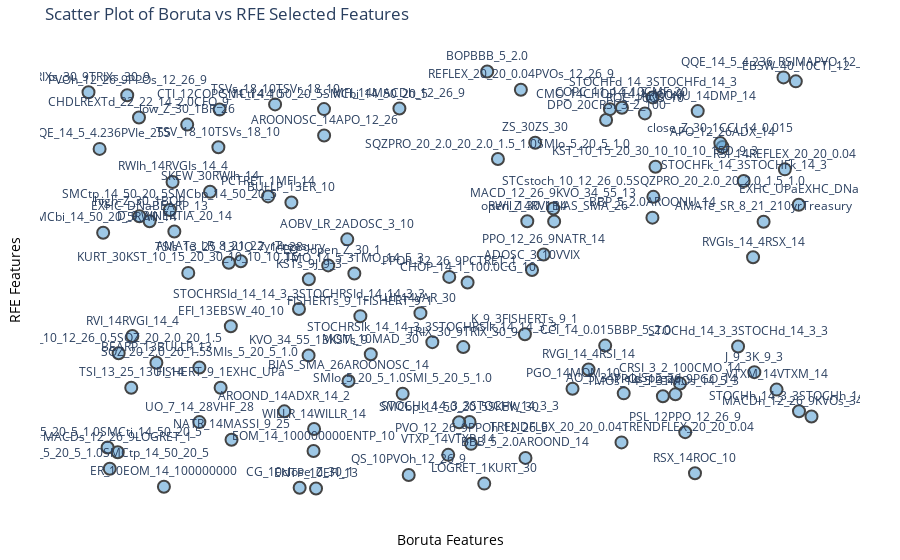

Notebook code cell kept with this figure:
### Markdown cell above
###### Feature selection - Wrapper Method: Boruta and Recursive Forward Elimination (RFE)

### Code cell
feat_select = FeaturesSelection(new_ft2, testsize = 0.20) #instantiate the FeaturesSelection subclass, providing dataframe from above, with the days column transformed as required input parameters, and the testsize as an optional input parameter as well. Default testsize is 0.20.
feat1 = feat_select.wrapper_boruta(max_iter=200) # Invoke the wrapper_boruta method within the FeaturesSelection subclass.

#The wrapper_boruta method

### Figure 1 — Plotly figure (JSON) as saved in the notebook; plotly's stock layout.template omitted (floating-point values rounded to 4 significant figures)
{"data": [{"hovertemplate": "Boruta Position=%{x}<br>RFE Position=%{y}<br>Feature=%{text}<extra></extra>", "legendgroup": "", "marker": {"color": "rgba(93, 164, 214, 0.6)", "symbol": "circle", "line": {"width": 2}, "size": 12}, "mode": "markers+text", "name": "", "orientation": "v", "showlegend": false, "text": ["FISHERTs_9_1FISHERT_9_1", "RSI_14REFLEX_20_20_0.04", "AO_5_34YieldSpread", "BBB_5_2.0AROOND_14", "SQZ_20_2.0_20_1.5SMIs_5_20_5_1.0", "UO_7_14_28VHF_28", "PVOh_12_26_9PPOs_12_26_9", "APO_12_26ADX_14", "RWIl_14RVI_14", "DPO_20CRSI_3_2_100", "QQE_14_5_4.236PVIe_255", "STOCHh_14_3_3STOCHh_14_3_3", "AROONU_14DMP_14", "AMATe_LR_8_21_22yrTreasury", "TSV_18_10TSVs_18_10", "CTI_12COPC_11_14_10", "KVO_34_55_13KSTs_9", "PVO_12_26_9PPOh_12_26_9", "SMIo_5_20_5_1.0SMI_5_20_5_1.0", "STOCHRSId_14_14_3_3STOCHRSId_14_14_3_3", "ZS_30ZS_30", "low_Z_30_1BR_26", "CG_10close_Z_30_1", "TMO_14_5_3TMO_14_5_3", "UI_14VAR_30", "TMOs_14_5_3TMOs_14_5_3", "NATR_14MASSI_9_25", "TRIX_30_9TRIX_30_9", "REFLEX_20_20_0.04PVOs_12_26_9", "STC_10_12_26_0.5SQZ_20_2.0_20_1.5", "ADOSC_3_10VVIX", "SKEW_30RWIh_14", "RVI_14RVGI_14_4", "QQE_14_5_4.236_RSIMAPVO_12_26_9", "EBSW_40_10CTI_12", "CRSI_3_2_100CMO_14", "KSTs_9J_9_3", "BEARP_13BULLP_13", "RVGI_14_4RSI_14", "QS_10PVOh_12_26_9", "D_9_3INERTIA_20_14", "PPOh_12_26_9PCTRET_1", "SMIs_5_20_5_1.0SMCtp_14_50_20_5", "J_9_3K_9_3", "TSVs_18_10TSVr_18_10", "PGO_14MOM_10", "WILLR_14WILLR_14", "CHOP_14_1_100.0CG_10", "BOPBBB_5_2.0", "FISHERT_9_1EXHC_UPa", "EXHC_UPaEXHC_DNa", "KST_10_15_20_30_10_10_10_15D_9_3", "VTXM_14VTXM_14", "STOCHFk_14_3STOCHFk_14_3", "K_9_3FISHERTs_9_1", "AMATe_SR_8_21_210yrTreasury", "EXHC_DNaBEARP_13", "TSIs_13_25_13UO_7_14_28", "MACDs_12_26_9LOGRET_1", "AROONOSC_14APO_12_26", "MOM_10MAD_30", "AROOND_14ADXR_14_2", "RSX_14ROC_10", "AOBV_LR_2ADOSC_3_10", "BULLP_13ER_10", "LOGRET_1KURT_30", "KURT_30KST_10_15_20_30_10_10_10_15", "PPOs_12_26_9PGO_14", "high_Z_30_1BOP", "MACDh_12_26_9KVOs_34_55_13", "STCstoch_10_12_26_0.5SQZPRO_20_2.0_20_2.0_1.5_1.0", "EFI_13EBSW_40_10", "TRIXs_30_9TRIXs_30_9", "PSL_12PPO_12_26_9", "CCI_14_0.015BBP_5_2.0", "TRENDFLEX_20_20_0.04TRENDFLEX_20_20_0.04", "STOCHFd_14_3STOCHFd_14_3", "CHDLREXTd_22_22_14_2.0CFO_9", "BIAS_SMA_26AROONOSC_14", "SMCtp_14_50_20_5SMCbp_14_50_20_5", "close_Z_30_1CCI_14_0.015", "PPO_12_26_9NATR_14", "CFO_9open_Z_30_1", "TSI_13_25_13UI_14", "EOM_14_100000000ENTP_10", "SMCti_14_50_20_5SMCbi_14_50_20_5", "COPC_11_14_10CMF_20", "open_Z_30_1BIAS_SMA_26", "STOCHd_14_3_3STOCHd_14_3_3", "STOCHRSIk_14_14_3_3STOCHRSIk_14_14_3_3", "RWIh_14RVGIs_14_4", "CMO_14CHOP_14_1_100.0", "ROC_10QS_10", "SQZPRO_20_2.0_20_2.0_1.5_1.0SMIo_5_20_5_1.0", "BBP_5_2.0AROONU_14", "VTXP_14VTXP_14", "STOCHk_14_3_3STOCHk_14_3_3", "MFI_14MACDh_12_26_9", "SMCbi_14_50_20_5RWIl_14", "ER_10EOM_14_100000000", "SMI_5_20_5_1.0SMCti_14_50_20_5", "MACD_12_26_9KVO_34_55_13", "ENTP_10EFI_13", "SMCbp_14_50_20_5SKEW_30", "RVGIs_14_4RSX_14", "PCTRET_1MFI_14"], "x": [3.745, 9.507, 7.32, 5.987, 1.56, 1.56, 0.5808, 8.662, 6.011, 7.081, 0.2058, 9.699, 8.324, 2.123, 1.818, 1.834, 3.042, 5.248, 4.319, 2.912, 6.119, 1.395, 2.921, 3.664, 4.561, 7.852, 1.997, 5.142, 5.924, 0.4645, 6.075, 1.705, 0.6505, 9.489, 9.656, 8.084, 3.046, 0.9767, 6.842, 4.402, 1.22, 4.952, 0.3439, 9.093, 2.588, 6.625, 3.117, 5.201, 5.467, 1.849, 9.696, 7.751, 9.395, 8.948, 5.979, 9.219, 0.8849, 1.96, 0.4523, 3.253, 3.887, 2.713, 8.287, 3.568, 2.809, 5.427, 1.409, 8.022, 0.7455, 9.869, 7.722, 1.987, 0.05522, 8.155, 7.069, 7.29, 7.713, 0.7404, 3.585, 1.159, 8.631, 6.233, 3.309, 0.6356, 3.11, 3.252, 7.296, 6.376, 8.872, 4.722, 1.196, 7.132, 7.608, 5.613, 7.71, 4.938, 5.227, 4.275, 0.2542, 1.079, 0.3143, 6.364, 3.144, 5.086, 9.076, 2.493], "xaxis": "x", "y": [4.104, 7.556, 2.288, 0.7698, 2.898, 1.612, 9.297, 8.081, 6.334, 8.715, 8.037, 1.866, 8.926, 5.393, 8.074, 8.961, 3.18, 1.101, 2.279, 4.271, 8.18, 8.607, 0.06952, 5.107, 4.174, 2.221, 1.199, 3.376, 9.429, 3.232, 5.188, 7.03, 3.636, 9.718, 9.624, 2.518, 4.972, 3.009, 2.848, 0.3689, 6.096, 5.027, 0.5148, 2.786, 9.083, 2.396, 1.449, 4.895, 9.857, 2.421, 6.721, 7.616, 2.376, 7.282, 3.678, 6.323, 6.335, 5.358, 0.9029, 8.353, 3.208, 1.865, 0.4078, 5.909, 6.776, 0.1659, 5.121, 2.265, 6.452, 1.744, 6.909, 3.867, 9.367, 1.375, 3.411, 1.135, 9.247, 8.773, 2.579, 6.6, 8.172, 5.552, 5.297, 2.419, 0.931, 8.972, 9.004, 6.331, 3.39, 3.492, 7.26, 8.971, 8.871, 7.799, 6.42, 0.8414, 1.616, 8.986, 6.064, 0.09197, 1.015, 6.635, 0.05062, 1.608, 5.487, 6.919], "yaxis": "y", "type": "scatter", "textposition": "top center"}], "layout": {"xaxis": {"anchor": "y", "domain": [0.0, 1.0], "title": {"text": "Boruta Features"}, "showgrid": true, "zeroline": true, "showticklabels": false, "color": "black"}, "yaxis": {"anchor": "x", "domain": [0.0, 1.0], "title": {"text": "RFE Features"}, "showgrid": true, "zeroline": true, "showticklabels": false, "color": "black"}, "legend": {"tracegroupgap": 0}, "title": {"text": "Scatter Plot of Boruta vs RFE Selected Features"}, "margin": {"l": 40, "r": 40, "b": 40, "t": 40}, "plot_bgcolor": "rgba(255, 255, 255, 1)", "paper_bgcolor": "rgba(255, 255, 255, 1)"}}
